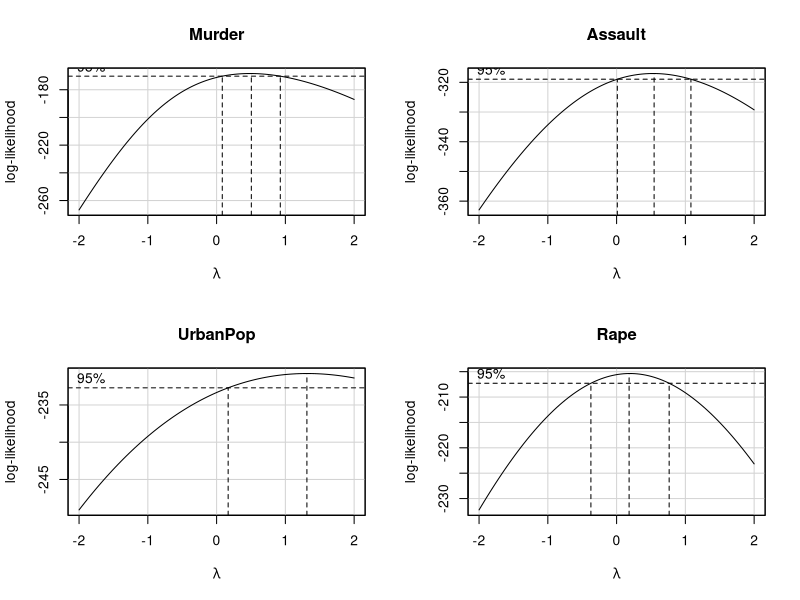
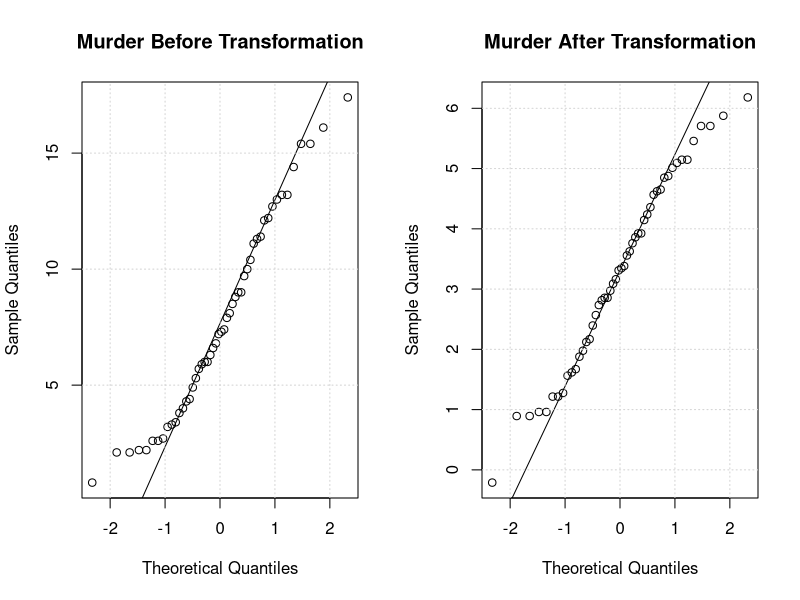
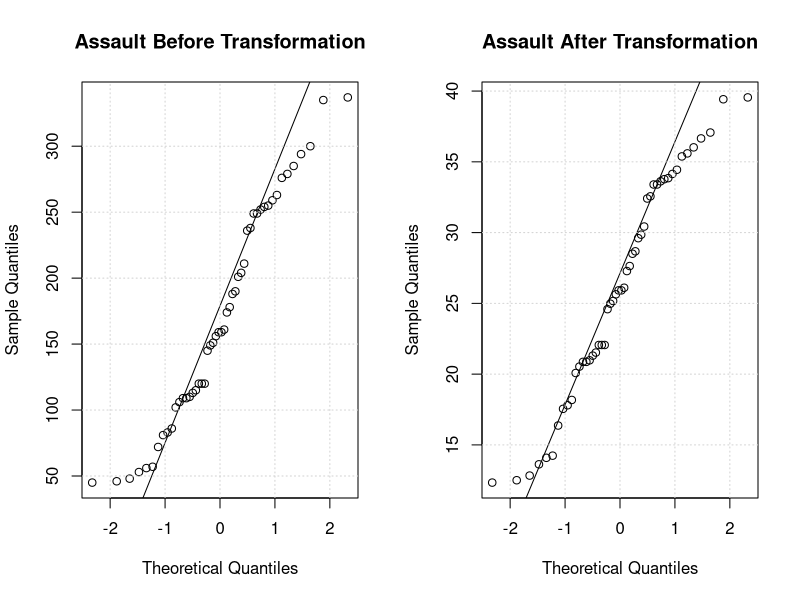
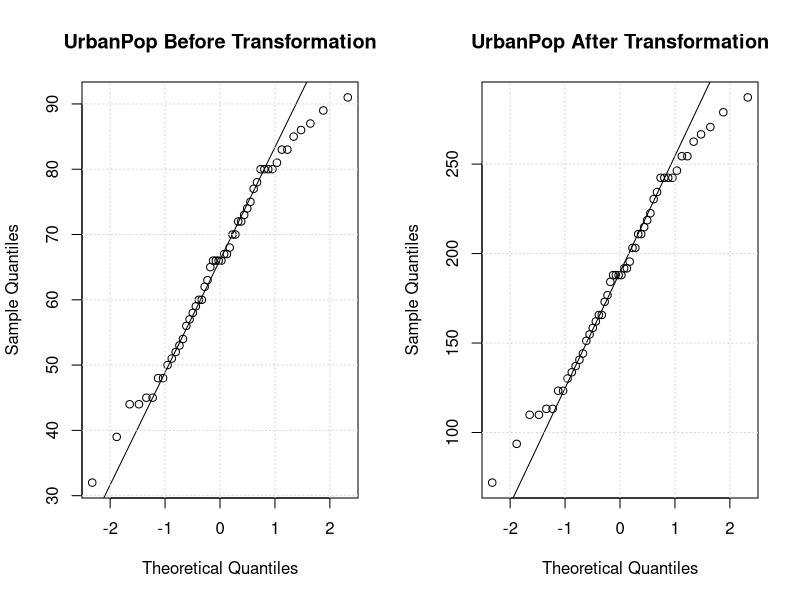
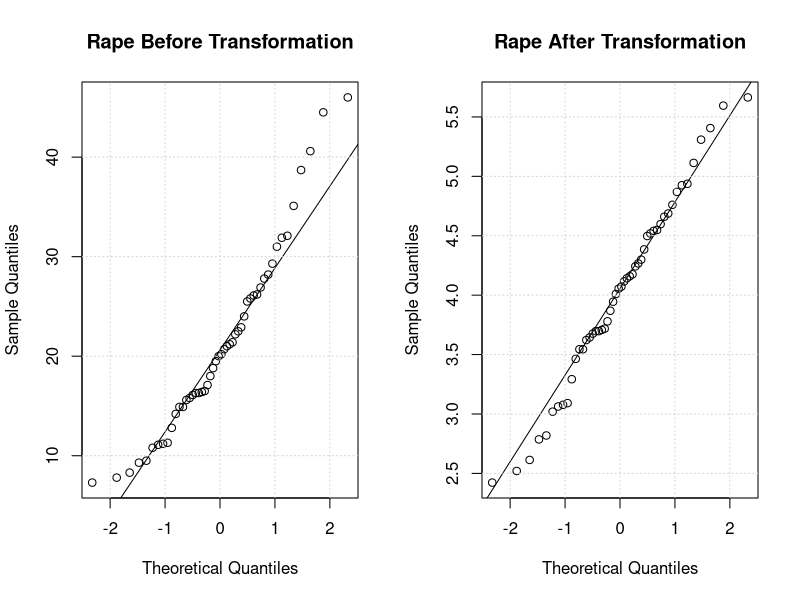
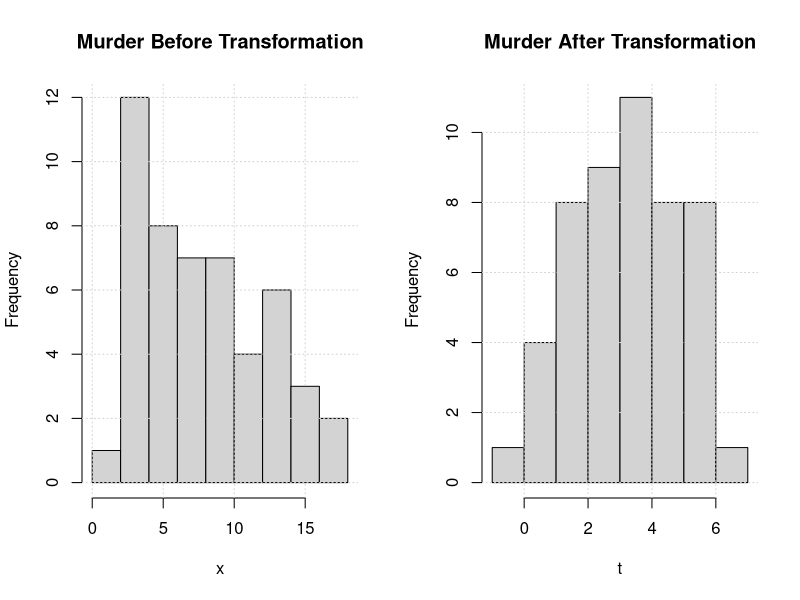
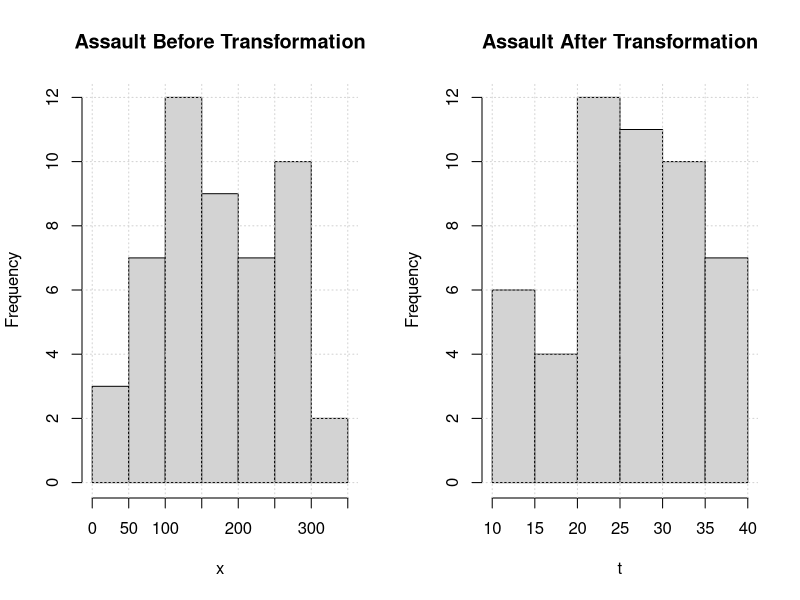
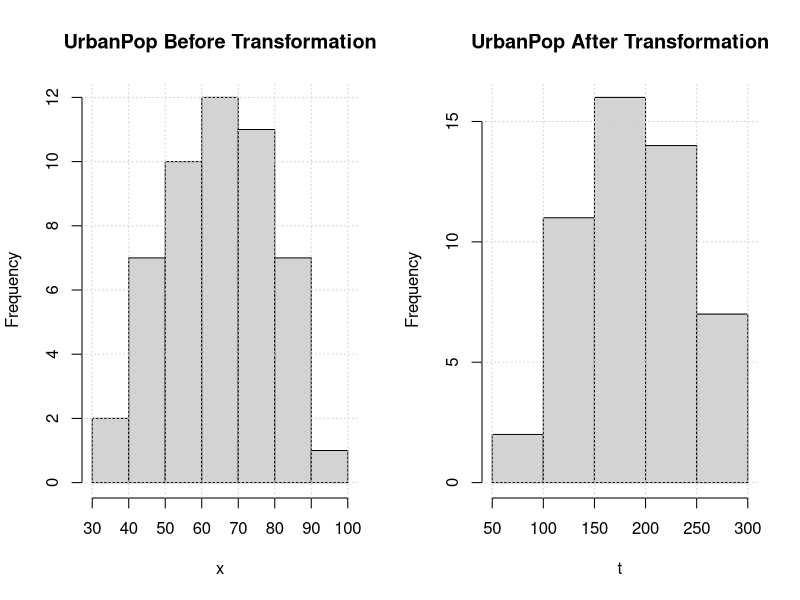

The R script that drew these images, in order:
## ---- chunk 1
library(car)
library(ggplot2)
knitr::opts_chunk$set(echo = TRUE)
library(MASS)
## ---- chunk 2
  lambda<-data.frame(row.names = 1)
  p<-apply(USArrests,2,function(x){
    lambda<<-cbind(lambda,powerTransform(x)$lambda)
  })
## ---- chunk 3
  names(lambda)<-names(USArrests)
  rownames(lambda)<- "Lambda"
  knitr::kable(lambda)
## ---- chunk 4
  par(mfrow=c(2,2))
  i<-1
  p<-apply(USArrests,2,function(x){
    boxCox(x~1,main=names(USArrests)[i])
    i<<-i+1
  })
## ---- chunk 5
  i<-1
  n<-names(USArrests)
  par(mfrow=c(1,2))
  p<-apply(USArrests,2,function(x){
     qqnorm(x,main=paste(n[i], "Before Transformation"))
     qqline(x)
     grid()
     t<- bcPower(x,lambda = lambda[,i]) 
     qqnorm(t,main=paste(n[i], "After Transformation"))
     qqline(t)
     i<<-i+1
     grid()
 })
## ---- chunk 6
 i<-1;
 par(mfrow=c(1,2))
 X<-apply(USArrests,2,function(x){
     hist(x,main=paste(n[i], "Before Transformation"))
     grid()
     t<- bcPower(x,lambda = lambda[,i]) 
     hist(t,main=paste(n[i], "After Transformation"))
     i<<-i+1
     grid()
     t
 })
## ---- chunk 7
  knitr::kable(cov(X))
## ---- chunk 8
  p<-princomp(x=X,cor = TRUE)
## ---- chunk 9
  plot(p)
## ---- chunk 10
  ND<- as.matrix(X)%*%diag(1/p$scale) # Normalize the data using the scale information
  Y<- ND%*%as.matrix(p$loadings)
## ---- chunk 11
  l1<-round(p$loadings[,1],3)
  l2<-round(p$loadings[,2],3)
  l3<-round(p$loadings[,3],3)
  l4<-round(p$loadings[,4],3)
  n<-names(USArrests)
  
  
## ---- chunk 12
    c<- as.data.frame(round(cov(Y),3))
    names(c)<-c("Y1","Y2","Y3","Y4")
    rownames(c)<-names(c)
    knitr::kable(c)
## ---- chunk 13
   s <- cov(ND)
   e <- eigen(s)
   t <- 1/sqrt(s) * diag(4)
   r <- round((sqrt(e$values[1])*e$vectors[,1])%*%t,2)
## ---- chunk 14
par(mfrow=c(2,2))
i<-1
p<-apply(ND,2,function(x){
  plot(x,Y[,1],xlab=n[i],ylab="PC1",type='p',main = paste(n[i]," vs PC1"))
  i<<-i+1
})
## ---- chunk 15
  X<-rnorm(1000)
  Y<-X^4  # Y is non-normal
  Z<-X^3  # Z is non-normal
  Z<- Z-min(Z)+sd(Z)
  Z_T <- Z
  Y_T <- Y
  par(mfrow=c(2,2))
  qqnorm(Y_T,main="Before Transfrom X^4")
  qqline(Y_T)
  qqnorm(Z_T,main="Before Transfrom X^3")
  qqline(Z_T)
  Y_T <- bcPower(Y_T,lambda = powerTransform(Y_T)$lambda)
  Z_T <- bcPower(Z_T,lambda = powerTransform(Z_T)$lambda)
  qqnorm(Y_T,main="After Transformation X^4")
  qqline(Y_T)
  qqnorm(Z_T,main="After Transformation X^3")
  qqline(Z_T)
## ---- chunk 16
  par(mfrow=c(1,2))
  hist(Y,main="Histogram for X^4")
  hist(Z,main="Histogram for X^3")
## ---- chunk 17
  X<-runif(1000)
  par(mfrow=c(2,2))
  hist(X,main="Before transformation (uniform X) ")
  qqnorm(X,main="Before transformation (uniform X)")
  qqline(X)
  X_T <- bcPower(X,lambda = powerTransform(X)$lambda)
  hist(X_T,main="After transformation (uniform X)")
  qqnorm(X_T,main="After transformation (uniform X)")
  qqline(X_T)
